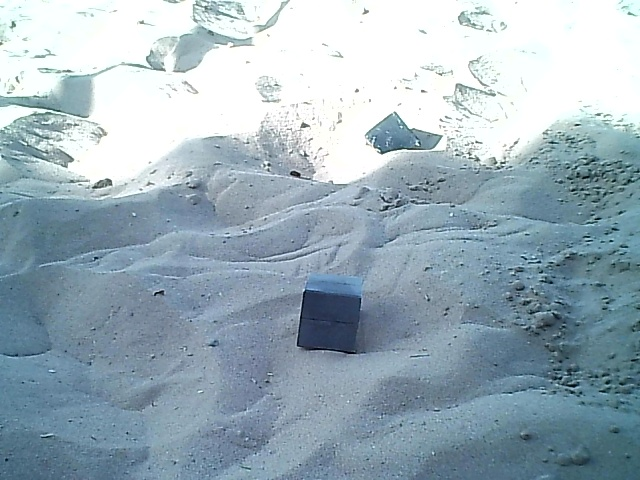
#> input picture YoloDataset/train/images/014.jpg_sand.jpg, 640 x 480 px
$ python -i segmenMJPG.py   (imports and definitions only)
#> lines starting #> are read from the running program, lines starting #| are printed output that depends on the picture
import cv2
import numpy as np
import urllib.request
from ultralytics import YOLO

def apply_clahe_gaussian(image):
    # Separar los canales de la imagen en color
    b, g, r = cv2.split(image)
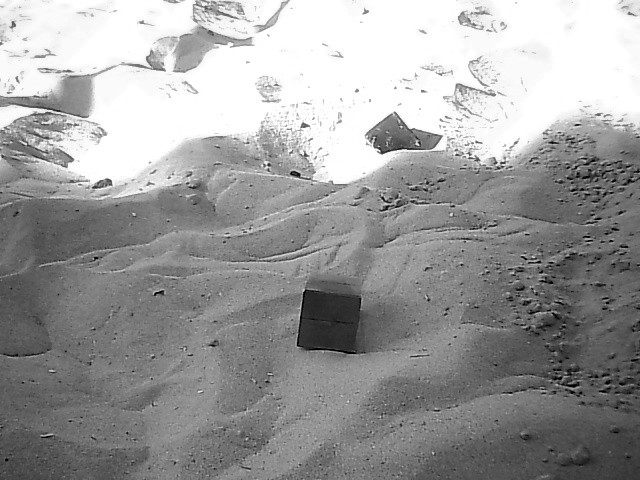
#> b: shape (480, 640); min 0, max 255, mean 156.3
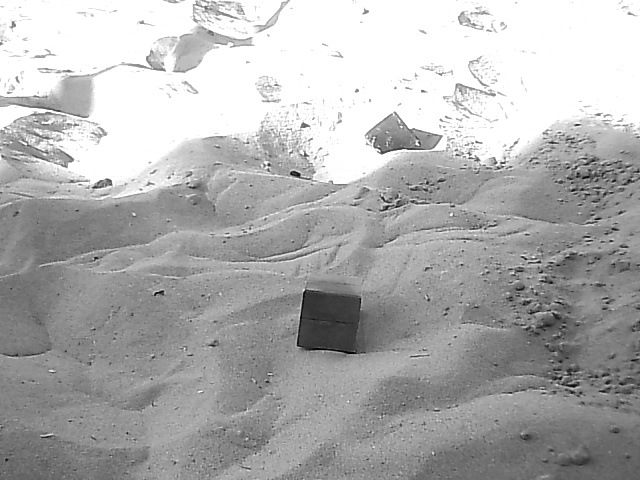
#> g: shape (480, 640); min 0, max 255, mean 175
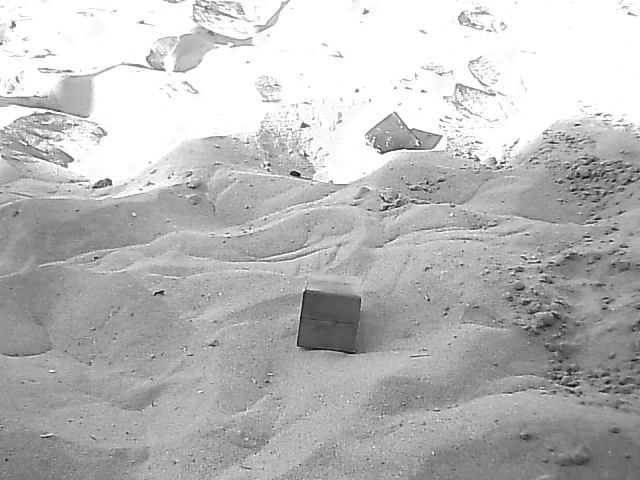
#> r: shape (480, 640); min 10, max 255, mean 185.8

    # Aplicar el ecualizador CLAHE a cada canal
    clahe = cv2.createCLAHE(clipLimit=4.0, tileGridSize=(5, 5))
    b_clahe = clahe.apply(b)
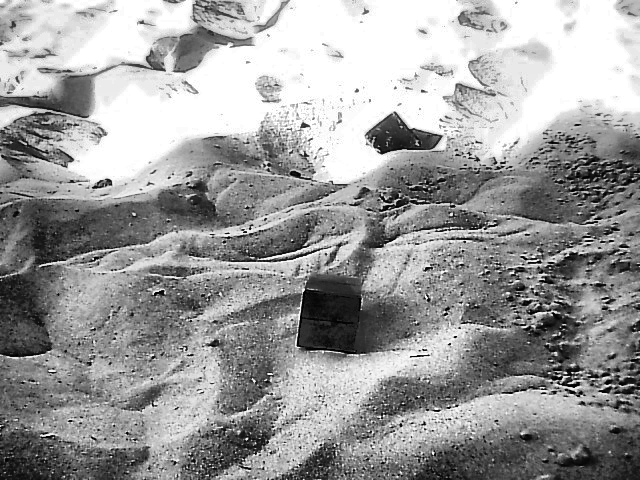
#> b_clahe: shape (480, 640); min 0, max 255, mean 156.3
    g_clahe = clahe.apply(g)
    r_clahe = clahe.apply(r)
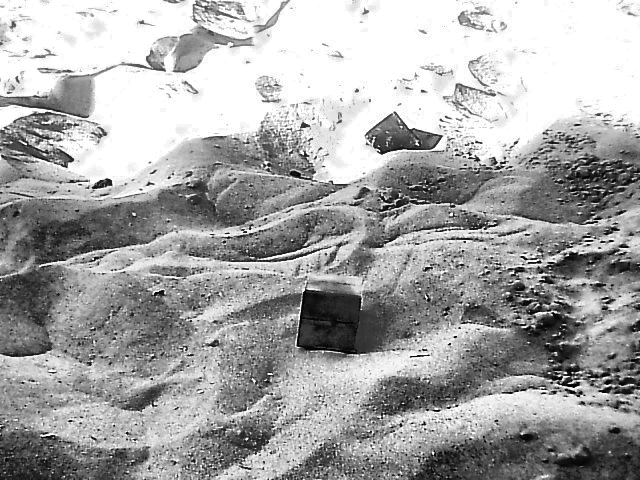
#> r_clahe: shape (480, 640); min 1, max 255, mean 166.4

    # Fusionar los canales de nuevo
    clahe_result = cv2.merge([b_clahe, g_clahe, r_clahe])
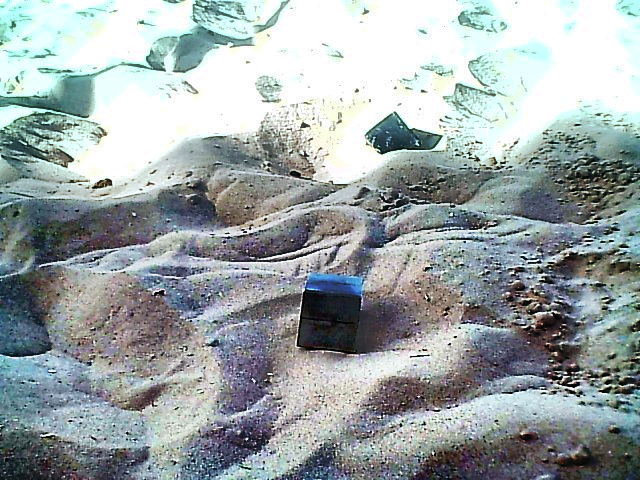
#> clahe_result: shape (480, 640, 3); mean R, G, B 156.3, 165.4, 166.4

    # Aplicar un desenfoque gaussiano
    blurred = cv2.GaussianBlur(clahe_result, (13, 13), 0)##5,5
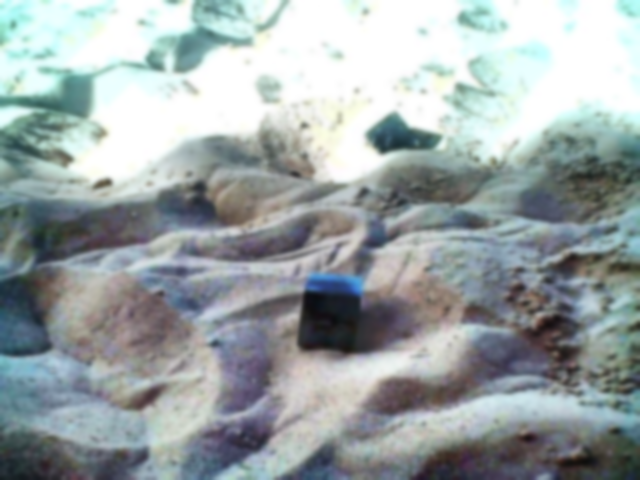
#> blurred: shape (480, 640, 3); mean R, G, B 156.3, 165.4, 166.4

    return blurred


# URL de la transmisión MJPEG (reemplaza <ip_de_raspberry> con la dirección IP de tu Raspberry Pi)
url = 'http://192.168.100.35:8080/?action=stream'

# Leer nuestro modelo
# [1 line that did not run here, left out]

# Configurar el objeto VideoCapture para leer la transmisión MJPEG directamente desde la URL
# [30 lines not run here, left out]

>>> import cv2
>>> picture = cv2.cvtColor(cv2.imread('../YoloDataset/train/images/014.jpg_sand.jpg'), cv2.COLOR_BGR2RGB)
>>> result = apply_clahe_gaussian(picture)

$ run again, on YoloDataset/train/images/029.jpg_sand.jpg
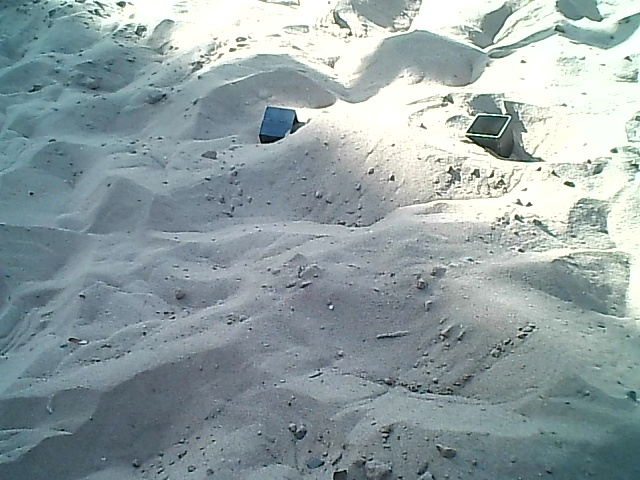
#> input picture YoloDataset/train/images/029.jpg_sand.jpg, 640 x 480 px
#> in apply_clahe_gaussian, `r_clahe = clahe.apply(r)`:
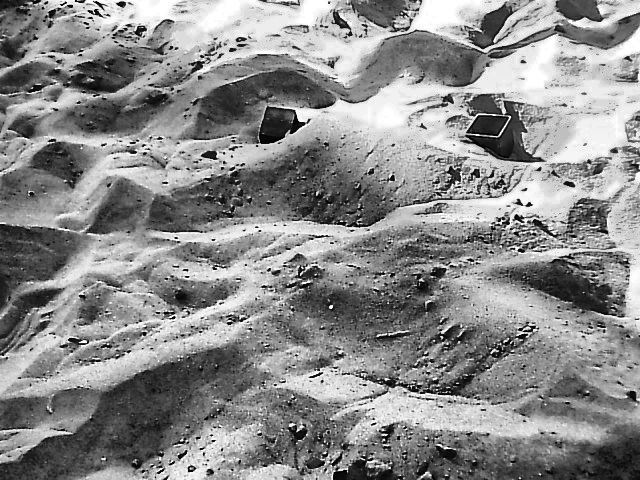
#> r_clahe: shape (480, 640); min 0, max 255, mean 139
#> in apply_clahe_gaussian, `blurred = cv2.GaussianBlur(clahe_result, (13, 13), 0)##5,5`:
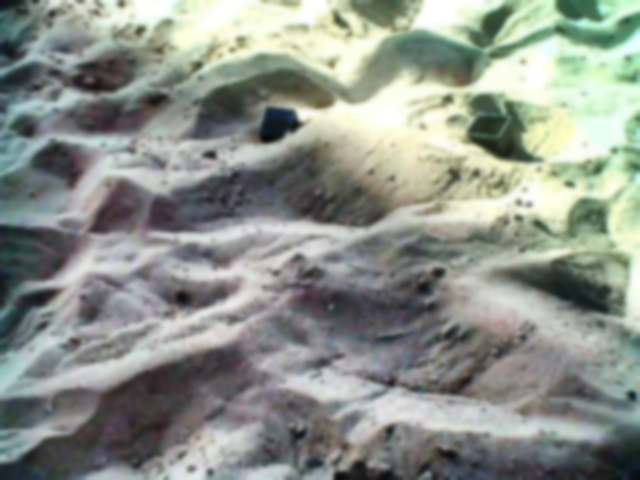
#> blurred: shape (480, 640, 3); mean R, G, B 141.2, 146.9, 139

$ run again, on YoloDataset/train/images/034.jpg_sand.jpg
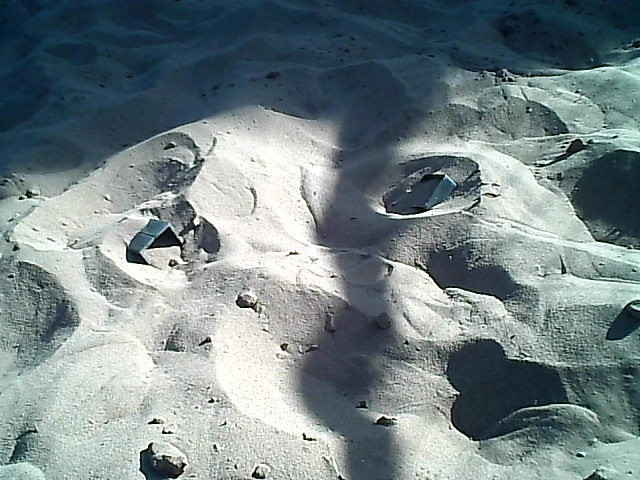
#> input picture YoloDataset/train/images/034.jpg_sand.jpg, 640 x 480 px
#> in apply_clahe_gaussian, `b, g, r = cv2.split(image)`:
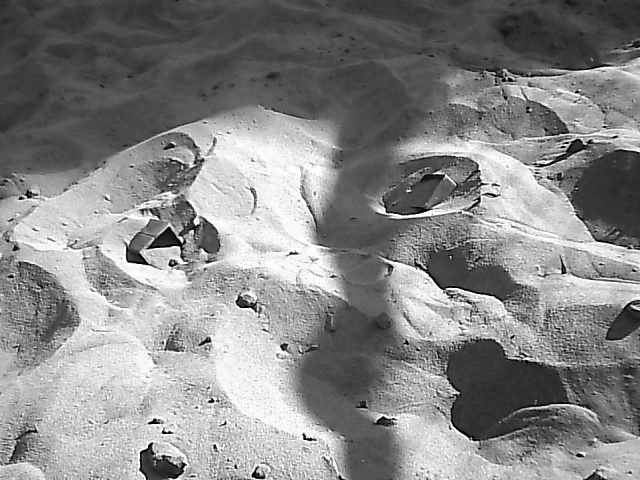
#> r: shape (480, 640); min 0, max 255, mean 135.5
#> in apply_clahe_gaussian, `blurred = cv2.GaussianBlur(clahe_result, (13, 13), 0)##5,5`:
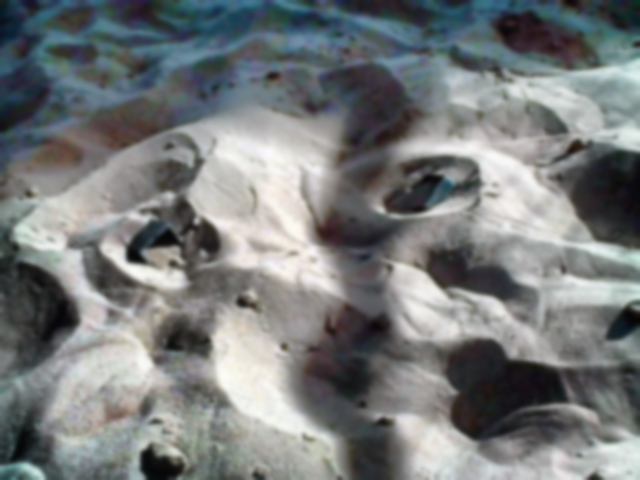
#> blurred: shape (480, 640, 3); mean R, G, B 119.7, 123.1, 123.6

$ run again, on YoloDataset/train/images/044.jpg_sand.jpg
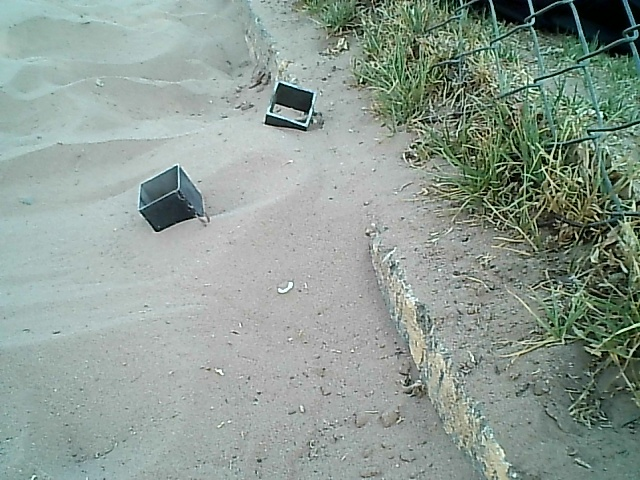
#> input picture YoloDataset/train/images/044.jpg_sand.jpg, 640 x 480 px
#> in apply_clahe_gaussian, `blurred = cv2.GaussianBlur(clahe_result, (13, 13), 0)##5,5`:
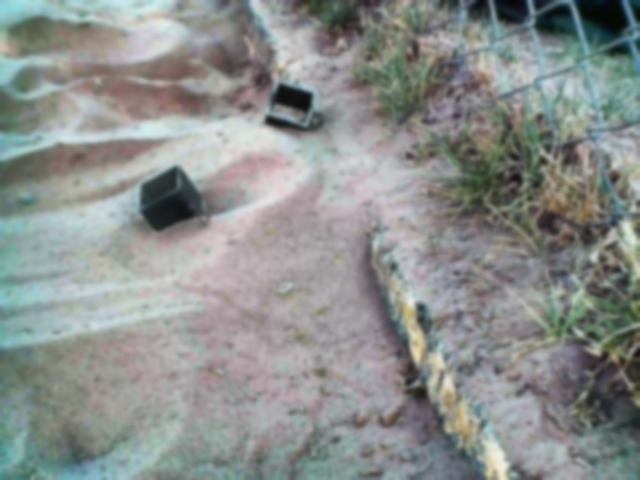
#> blurred: shape (480, 640, 3); mean R, G, B 138.9, 143.1, 140.8
